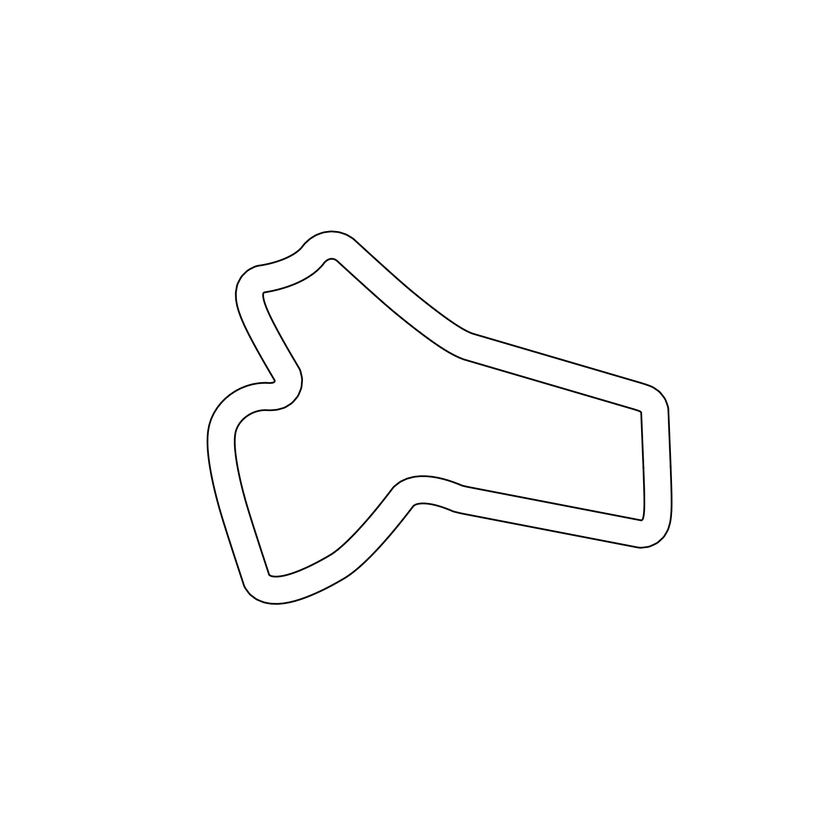
#> input picture assets/example_map.png, 840 x 840 px, shrunk from 1600 x 1600 before the run; its folder holds only this picture in this run
$ python waypoint_MPL_test.py
#> lines starting #> are read from the running program, lines starting #| are printed output that depends on the picture
import os
import numpy as np
import matplotlib.pyplot as plt
import matplotlib.image as mpimg

##########################
# 1. LOCAL PIXEL DISPLACEMENTS
##########################
local_waypoints_pixels = np.array([
    [10,  0],
    [50,  2],
    [10,  4],
    [80,  6],
    [10,  8],
    [10, 22],
    [10, 12],
    [10, 14],
    [10, 16],
    [10, 11],
    [10, 20],
    [10, 22],
    [10, 24],
    [10, 30],
    [10, 28],
    [10, 30],
], dtype=float)

##########################
# 2. GLOBAL CONVERSION UTILITY
##########################
def convert_local_pixels_to_global(rel_waypoints_px, car_x, car_y, heading_rad, scale_m_per_px):
    """
    Converts local pixel displacements to global coordinates in meters:
      1) Scale pixel -> meters
      2) Cumulative sum (tip-to-tail)
      3) Rotate by heading_rad
      4) Translate by (car_x, car_y)
    """
    # Scale
    scaled = rel_waypoints_px * scale_m_per_px
    # print(rel_waypoints_px)
    # print(scaled)
    # Cumulative sum
    cumsum = np.cumsum(scaled, axis=0)
    # Rotate
    cos_h, sin_h = np.cos(heading_rad), np.sin(heading_rad)
    R = np.array([[cos_h, -sin_h],
                  [sin_h,  cos_h]])
    rotated = cumsum @ R.T
    # Translate
    global_waypoints = rotated + np.array([car_x, car_y])
    return global_waypoints

##########################
# 3. MAIN SCRIPT
##########################
def main():
    # --- Car's pose from config.yaml ---
    car_x = 0.7
    car_y = 0.0
    car_heading = 1.37079632679  # radians
    scale = 0.0625               # m/px

    # --- Map info from map.yaml ---
    resolution = 0.0625
    origin_x, origin_y = -78.21853769831466, -44.37590462453829

    # Load the map image
    map_path = os.path.join("..", "assets", "example_map.png")  # Adjust path if needed
    img = mpimg.imread(map_path)
#> img is the input picture: shape (840, 840) float32; min 0, max 1, mean 0.993
    if img.ndim == 2:
        H, W = img.shape
#> H = 840; W = 840
    else:
        H, W, _ = img.shape

    # ----------------------------------------------------------------
    # A) Compute global waypoints from local pixel displacements
    # ----------------------------------------------------------------
    global_waypoints = convert_local_pixels_to_global(
        local_waypoints_pixels,
        car_x, car_y,
        car_heading,
        scale
    )

    # ----------------------------------------------------------------
    # B) Compute local waypoints in "pixel space" with the same orientation
    # ----------------------------------------------------------------
    # 1) Cumulative sum of the raw pixel displacements
    cumsum_px = np.cumsum(local_waypoints_pixels, axis=0)

    # 2) Rotate them by the same heading (so orientation matches the global plot)
    cos_h, sin_h = np.cos(car_heading), np.sin(car_heading)
    R_px = np.array([[cos_h, -sin_h],
                     [sin_h,  cos_h]])
    rotated_px = cumsum_px @ R_px.T

    # 3) Translate the car so it lines up with its actual position on the map
    #    in pixel coordinates:  car_px = ((car_x - origin_x)/resolution, (car_y - origin_y)/resolution)
    car_px = np.array([
        (car_x - origin_x) / resolution,
        (car_y - origin_y) / resolution
    ])
    local_waypoints_px = rotated_px + car_px

    # ----------------------------------------------------------------
    # C) Define subplots with "origin='lower'" for both
    # ----------------------------------------------------------------
    # Left subplot: "Pixel coordinates"
    # We'll define the extent in raw pixel size: [0, W, 0, H].
    # Right subplot: "Global coordinates"
    # We'll define the extent in meters: [origin_x, origin_x+W*res, origin_y, origin_y+H*res].
    extent_pixels = [0, W, 0, H]  # left, right, bottom, top
#> extent_pixels = [0, 840, 0, 840]
    extent_global = [
        origin_x,
        origin_x + W * resolution,
        origin_y,
        origin_y + H * resolution
    ]
#> extent_global = [-78.22, -25.72, -44.38, 8.12]

    fig, axes = plt.subplots(1, 2, figsize=(14, 7))

    # --------------------
    # Subplot 1: Pixel Frame
    # --------------------
    axes[0].imshow(img, extent=extent_pixels, origin='upper')
    axes[0].scatter(car_px[0], car_px[1], c='magenta', s=60, marker='s', label='Car (pixel coords)')
    axes[0].scatter(local_waypoints_px[:,0], local_waypoints_px[:,1], c='red', label='Local Waypoints (px)')

    for i, pt in enumerate(local_waypoints_px):
        axes[0].annotate(str(i), (pt[0]+2, pt[1]+2))

    axes[0].set_title("Local Frame (Pixel) w/ Same Orientation")
    axes[0].set_xlabel("Pixel X")
    axes[0].set_ylabel("Pixel Y")
    axes[0].axis('equal')
    axes[0].legend()
    axes[0].grid(True)

    # --------------------
    # Subplot 2: Global Frame
    # --------------------
    axes[1].imshow(img, extent=extent_global, origin='upper')
    axes[1].scatter(car_x, car_y, c='magenta', s=60, marker='s', label='Car (global coords)')
    axes[1].scatter(global_waypoints[:,0], global_waypoints[:,1], c='red', label='Global Waypoints (m)')

    for i, pt in enumerate(global_waypoints):
        axes[1].annotate(str(i), (pt[0]+0.05, pt[1]+0.05))

    # --------------------
    # Add a quiver arrow for the car's heading.
    # --------------------
    arrow_length = 0.5  # in meters
    car_arrow_dx = arrow_length * np.cos(car_heading)
    car_arrow_dy = arrow_length * np.sin(car_heading)
    axes[1].quiver(car_x, car_y, car_arrow_dx, car_arrow_dy,
                   angles='xy', scale_units='xy', scale=1,
                   color='blue', label='Car Heading')

    # --------------------
    # Add quiver arrows at each waypoint to show the local path direction.
    # Compute the direction vectors using the difference between consecutive waypoints.
    # For the last waypoint, we use the same vector as the previous one.
    # --------------------
    wp = global_waypoints  # shorthand
    # Compute differences between consecutive waypoints.
    diff = np.diff(wp, axis=0)
    # Append the last vector to keep the same length.
    diff = np.vstack((diff, diff[-1, :]))

    # Optionally, you can normalize these vectors to a fixed arrow length:
    arrow_scale = 0.5  # arrow length in meters
    norms = np.linalg.norm(diff, axis=1, keepdims=True)
    # Avoid division by zero.
    norms[norms == 0] = 1
    normalized_diff = diff / norms * arrow_scale

    # Plot the waypoint direction arrows (green).
    axes[1].quiver(wp[:,0], wp[:,1],
                   normalized_diff[:,0], normalized_diff[:,1],
                   angles='xy', scale_units='xy', scale=1,
                   color='green', label='Waypoint Heading')


    axes[1].set_title("Global Frame (Meters) w/ Same Orientation")
    axes[1].set_xlabel("X (m)")
    axes[1].set_ylabel("Y (m)")
    axes[1].axis('equal')
    axes[1].legend()
    axes[1].grid(True)

    plt.tight_layout()
    plt.show()
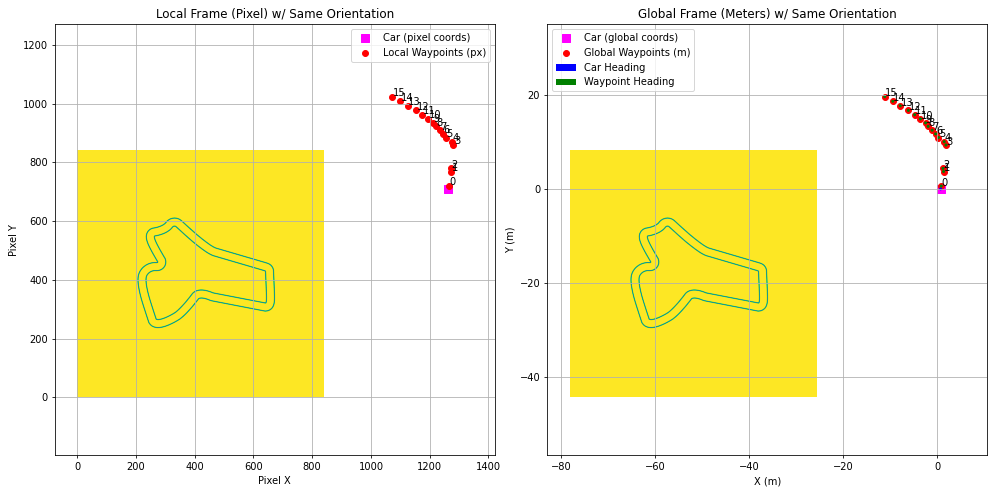
#> figure drawn by matplotlib, 2 panels


if __name__ == "__main__":
    main()
